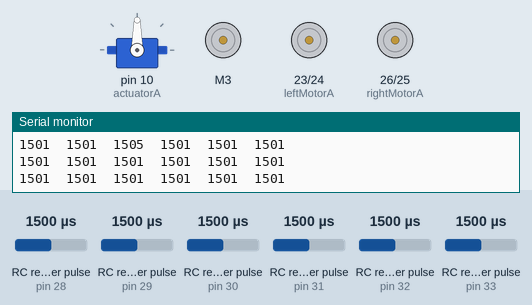
This sketch was run on a simulated Arduino Mega 2560, built with avr-gcc and run on an emulated ATmega2560. Parts: servo, DC motor (green arrow = forward, orange = backward, longer = faster), motor-driver pin pairs drawn as motors (green arrow = first pin HIGH = forward, orange = second pin HIGH = backward, longer = more drive, scaled by the enable pin), the last lines printed to the serial monitor. Wiring (inferred from the names in the program): 6 × RC receiver channel: data pin 28 / data pin 29 / data pin 30 / data pin 31 / data pin 32 / data pin 33. The inputs (shaded band) are chosen by the test bench; at power-on: RC receiver pulse (sensors on pin 31, pin 28, pin 29, pin 30, pin 32, pin 33) 1500 µs.

Above: at 1.2 s.
1.3 s: RC receiver pulse (sensor on pin 31) set to 1312 µs
4.3 s: RC receiver pulse (sensor on pin 31) set to 1285 µs
At 5.2 s:
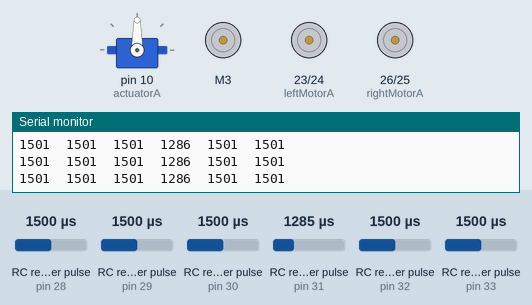
5.8 s: RC receiver pulse (sensor on pin 28) set to 1313 µs
8.8 s: RC receiver pulse (sensor on pin 28) set to 1279 µs
At 10.0 s:
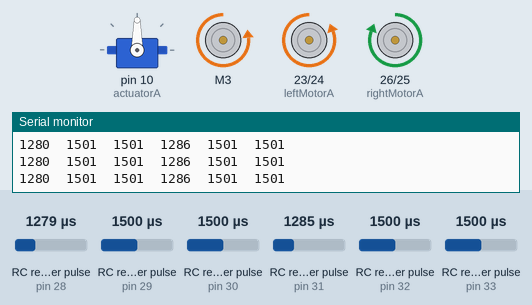
10.3 s: RC receiver pulse (sensor on pin 28) set to 1750 µs
At 10.8 s:
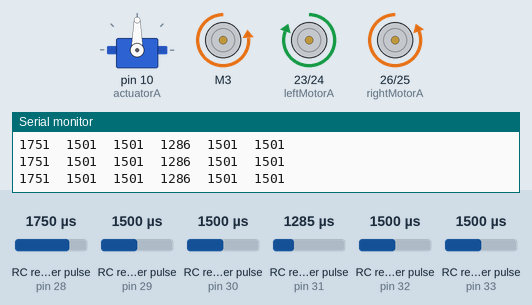
11.8 s: RC receiver pulse (sensor on pin 31) set to 1737 µs
14.8 s: RC receiver pulse (sensor on pin 31) set to 1767 µs
At 16.2 s:
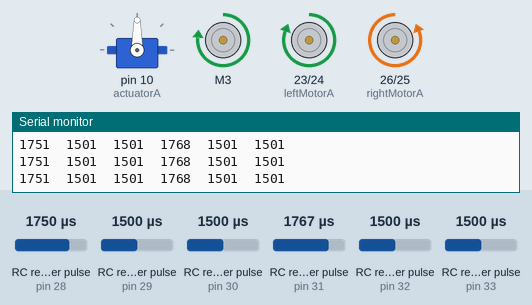
Timing chart, 0 to 17.3 s (numbered marks = the images above; inputs shaded):
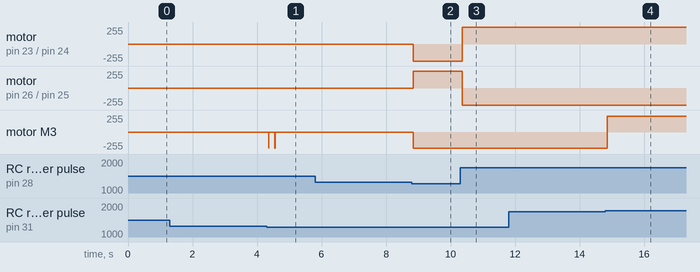

Measured:
- the behaviour switches between 1299 and 1298 µs on RC receiver pulse (sensor on pin 31) (found by bisection; images 0 and 1)
- the behaviour switches between 1295 and 1294 µs on RC receiver pulse (sensor on pin 28) (found by bisection; images 1 and 2)
- the behaviour switches between 1749 and 1750 µs on RC receiver pulse (sensor on pin 31) (found by bisection; images 3 and 4)
- after the input at 4.3 s, motor M3: alternates backward 240/255 for 0.01 s and stopped for 0.19 s, 4 changes in all, then stays stopped, starting after 0.06 s
- after the input at 8.8 s, motor on pin 23 (leftMotorA) / pin 24 (leftMotorB): stopped → backward 255/255 at once; motor on pin 26 (rightMotorA) / pin 25 (rightMotorB): stopped → forward 255/255 at once; motor M3: stopped → backward 240/255 at once
- after the input at 10.3 s, motor on pin 23 (leftMotorA) / pin 24 (leftMotorB): backward 255/255 → forward 255/255 after 0.06 s; motor on pin 26 (rightMotorA) / pin 25 (rightMotorB): forward 255/255 → backward 255/255 after 0.06 s
- after the input at 14.8 s, motor M3: backward 240/255 → forward 240/255 after 0.05 s

The sketch:

RFArmWheel.ino
```cpp
#include <AFMotor.h>
#include <Servo.h>

AF_DCMotor armRotate(3);


#define leftEN 22
#define leftMotorA 23
#define leftMotorB 24
#define rightMotorA 26
#define rightMotorB 25
#define rightEN 27

Servo actuatorA,actuatorB,claw;

int channel1 = 28;
int channel2 = 29;
int channel3 = 30;
int channel4 = 31;
int channel5 = 32;
int channel6 = 33;


void setup() {
  // put your setup code here, to run once:
actuatorA.attach(10);
armRotate.run(RELEASE);
armRotate.setSpeed(0);
Serial.begin(9600);
//pinMode(xControlA,OUTPUT);
//pinMode(xControlB,OUTPUT);
setMotorPins();
pinMode(channel6,INPUT);
pinMode(channel5,INPUT);
pinMode(channel4,INPUT);
pinMode(channel3,INPUT);
pinMode(channel2,INPUT);
pinMode(channel1,INPUT);

}

void loop() {
  // put your main code here, to run repeatedly:

int c1 = pulseIn(channel1,HIGH,250000);
int c2 = pulseIn(channel2,HIGH,250000);
int c3 = pulseIn(channel3,HIGH,250000);
int c4 = pulseIn(channel4,HIGH,250000);
int c5 = pulseIn(channel5,HIGH,250000);
int c6 = pulseIn(channel6,HIGH,250000);

Serial.print(c1);
Serial.print("\t");
Serial.print(c2);
Serial.print("\t");
Serial.print(c3);
Serial.print("\t");
Serial.print(c4);
Serial.print("\t");
Serial.print(c5);
Serial.print("\t");
Serial.print(c6);

Serial.println();
Serial.println();

if((c1 && c2 && c3 && c4 && c5 && c6) == 0){
  Stop();
  armStop();
}
if(c4 > 1750 && c4 < 2000){
  armRight();
  delay(10);
}
else if(c4 > 1000 && c4 <1300){
  armLeft();
  delay(10);
}

if(c2 > 1750 && c2 <2000){
  goForward();
  if(c1 > 1720 && c1 < 2000){
    goRight();
  }
  else if(c1 > 1000 && c1 < 1300){
    goLeft();
  }
}
else if(c2 > 1000 && c2 < 1300){
  goBack();
  if(c1 > 1720 && c1 < 2000){
    goRight();
  }
  else if(c1 > 1000 && c1 < 1300){
    goLeft();
  }
}
else if(c1 > 1720 && c1 < 2000){
  goRight();
}
else if(c1 > 1000 && c1 < 1300){
  goLeft();
}

else{
  Stop();
  armStop();
  //liftStop();
}
//delay(5);
//delay(10);
//Stop();
  //liftStop();
}

void goBack()
{
  digitalWrite(rightEN,HIGH);
  digitalWrite(leftEN,HIGH);
  digitalWrite(rightMotorA,LOW);
  digitalWrite(rightMotorB,HIGH);
  digitalWrite(leftMotorA,LOW);
  digitalWrite(leftMotorB,HIGH);
}

void goRight()
{

  digitalWrite(rightEN,HIGH);
  digitalWrite(leftEN,HIGH);
  digitalWrite(rightMotorA,LOW);
  digitalWrite(rightMotorB,HIGH);
  digitalWrite(leftMotorA,HIGH);
  digitalWrite(leftMotorB,LOW);
}

void goLeft()
{

  digitalWrite(rightEN,HIGH);
  digitalWrite(leftEN,HIGH);
  digitalWrite(rightMotorA,HIGH);
  digitalWrite(rightMotorB,LOW);
  digitalWrite(leftMotorA,LOW);
  digitalWrite(leftMotorB,HIGH);
}

void goForward()
{

  digitalWrite(rightEN,HIGH);
  digitalWrite(leftEN,HIGH);
  digitalWrite(rightMotorA,HIGH);
  digitalWrite(rightMotorB,LOW);
  digitalWrite(leftMotorA,HIGH);
  digitalWrite(leftMotorB,LOW);
}
void Stop()
{
  digitalWrite(rightEN,LOW);
  digitalWrite(leftEN,LOW);
  digitalWrite(rightMotorA,LOW);
  digitalWrite(rightMotorB,LOW);
  digitalWrite(leftMotorA,LOW);
  digitalWrite(leftMotorB,LOW);
}
void setMotorPins()
{
  pinMode(leftEN,OUTPUT);
  pinMode(leftMotorA,OUTPUT);
  pinMode(leftMotorB,OUTPUT);
  pinMode(rightMotorA,OUTPUT);
  pinMode(rightMotorB,OUTPUT);
  pinMode(rightEN,OUTPUT);
}


void armLeft()
{
  armRotate.run(BACKWARD);
  armRotate.setSpeed(240);
}
void armRight()
{
  armRotate.run(FORWARD);
  armRotate.setSpeed(240);
}
void armStop()
{
  armRotate.run(RELEASE);
  armRotate.setSpeed(0);
}
/*
void armUp()
{
  actuatorA.write(0);
}
void armDown()
{
  yControl.setSpeed(150);
  yControl.run(BACKWARD);
}
void armMid()
{

}
void grabClaw()
{
  claw.setSpeed(200);
  claw.run(FORWARD);
}
void releaseClaw()
{
  claw.setSpeed(200);
  claw.run(BACKWARD);
}
void rotateClawRight()
{
  clawRotate.setSpeed(150);
  clawRotate.run(FORWARD);
}
void rotateClawLeft()
{
  clawRotate.setSpeed(150);
  clawRotate.run(BACKWARD);
}
*/
```
